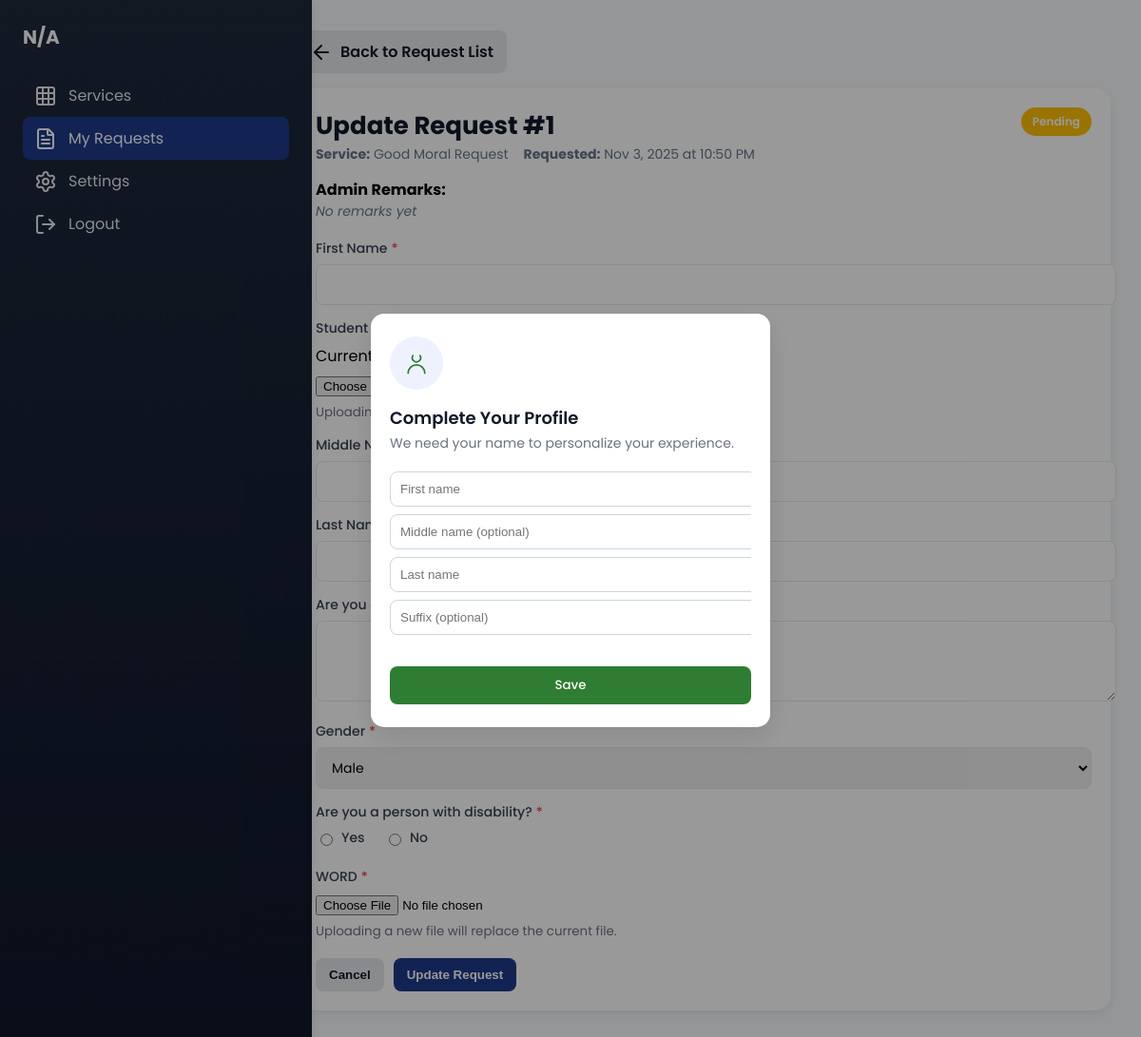
Screenshot of /request_update.php?request_id=1 (signed in) with the database file from the repository.
### tables this page shows
CREATE TABLE `services_requests` (
  `request_id` int(11) NOT NULL,
  `service_id` int(11) NOT NULL,
  `user_id` bigint(20) UNSIGNED NOT NULL,
  `status_id` int(11) NOT NULL DEFAULT 1,
  `admin_remarks` text DEFAULT NULL,
  `can_update` tinyint(1) NOT NULL DEFAULT 0,
  `requested_at` timestamp NULL DEFAULT current_timestamp()
);

CREATE TABLE `services_list` (
  `service_id` int(11) NOT NULL,
  `name` varchar(255) NOT NULL,
  `description` text DEFAULT NULL,
  `icon` text DEFAULT NULL,
  `button_text` text DEFAULT NULL,
  `is_active` tinyint(1) NOT NULL DEFAULT 1
);

CREATE TABLE `services_request_statuses` (
  `status_id` int(11) NOT NULL,
  `status_name` varchar(100) NOT NULL,
  `description` varchar(255) DEFAULT NULL,
  `color_hex` varchar(7) NOT NULL
);

CREATE TABLE `services_fields` (
  `field_id` int(11) NOT NULL,
  `service_id` int(11) NOT NULL,
  `label` varchar(255) NOT NULL,
  `field_type` varchar(250) NOT NULL,
  `is_required` tinyint(1) NOT NULL DEFAULT 1,
  `display_order` int(11) NOT NULL,
  `allowed_file_types` varchar(255) DEFAULT NULL,
  `visible_when_value` varchar(255) DEFAULT NULL,
  `visible_when_option_id` int(11) DEFAULT NULL,
  `max_file_size_mb` int(11) DEFAULT NULL
);

CREATE TABLE `services_field_options` (
  `option_id` int(11) NOT NULL,
  `field_id` int(11) NOT NULL,
  `option_label` varchar(255) NOT NULL,
  `option_value` varchar(255) NOT NULL,
  `display_order` int(11) NOT NULL DEFAULT 0
);

### request_update.php (the view, shortened to what this page needs)
<?php
require_once 'connection/main_connection.php';
$request_id = isset($_GET['request_id']) ? intval($_GET['request_id']) : 0;
$user_id = intval($_SESSION['user_id']);
$request = null;
try {
    $stmt = $conn->prepare("SELECT sr.request_id, sr.service_id, sr.requested_at, sr.admin_remarks, sl.name AS service_name, srs.status_name, srs.color_hex
                            FROM services_requests sr
                            JOIN services_list sl ON sr.service_id = sl.service_id
                            JOIN services_request_statuses srs ON sr.status_id = srs.status_id
                            WHERE sr.request_id = ? AND sr.user_id = ?");
    $stmt->bind_param('ii', $request_id, $user_id);
    $stmt->execute();
    $res = $stmt->get_result();
    $request = $res->fetch_assoc();
    $service_id = intval($request['service_id']);
    $fields = [];
    $stmtF = $conn->prepare("SELECT field_id, label, field_type, is_required, display_order, visible_when_option_id FROM services_fields WHERE service_id = ? ORDER BY display_order ASC");
    $stmtF->bind_param('i', $service_id);
    $stmtF->execute();
    $resF = $stmtF->get_result();
    while ($row = $resF->fetch_assoc()) {
        $fields[] = $row;
    }
    $options = [];
    $stmtO = $conn->prepare("SELECT option_id, field_id, option_value, option_label FROM services_field_options WHERE field_id IN (SELECT field_id FROM services_fields WHERE service_id = ?)");
    $stmtO->bind_param('i', $service_id);
    $stmtO->execute();
    $resO = $stmtO->get_result();
    while ($row = $resO->fetch_assoc()) {
        $fid = intval($row['field_id']);
        if (!isset($options[$fid])) $options[$fid] = [];
        $options[$fid][] = $row;
    }
    $answers = [];
    $stmtA = $conn->prepare("SELECT field_id, answer_value FROM services_answers WHERE request_id = ?");
    $stmtA->bind_param('i', $request_id);
    $stmtA->execute();
    $resA = $stmtA->get_result();
    while ($row = $resA->fetch_assoc()) {
        $answers[intval($row['field_id'])] = $row['answer_value'];
    }
} catch (Exception $e) {
    error_log('Error loading request update: ' . $e->getMessage());
    header('Location: error.php?type=db');
    exit;
}
?>
<!DOCTYPE html>
<html lang="en">
<head>
</head>
<body>
    <aside class="sidebar">
        <div class="sidebar-header">
            <h2 class="user-fullname"><i data-lucide="graduation-cap"></i> Student Success Office</h2>
        </div>
        <nav>
            <ul class="sidebar-nav">
                <li><a href="home.php"><i data-lucide="grid-3x3"></i> Services</a></li>
                <li><a href="requests.php" class="active"><i data-lucide="file-text"></i> My Requests</a></li>
                <li><a href="settings.php"><i data-lucide="settings"></i> Settings</a></li>
                <li><a href="login.php"><i data-lucide="log-out"></i> Logout</a></li>
            </ul>
        </nav>
    </aside>
    <main class="main-content">
        <div class="container">
            <a href="requests.php" class="btn btn-secondary" style="text-decoration:none; display:inline-flex; align-items:center; gap:8px;"> <i data-lucide="arrow-left"></i> Back to Request List</a>
            <div class="card" style="margin-top: 16px;">
                <div class="header" style="display:flex; justify-content:space-between; align-items:flex-start;">
                    <div>
                        <h1>Update Request #<?php echo htmlspecialchars($request['request_id']); ?></h1>
                        <div class="meta">
                            <div><strong>Service:</strong> <?php echo htmlspecialchars($request['service_name']); ?></div>
                            <div><strong>Requested:</strong> <?php echo date('M j, Y \a\t g:i A', strtotime($request['requested_at'])); ?></div>
                        </div>
                    </div>
                    <div>
                        <span class="status-badge" style="background: <?php echo htmlspecialchars($request['color_hex']); ?>;"><?php echo htmlspecialchars($request['status_name']); ?></span>
                    </div>
                </div>
                <div style="margin-top: 14px;">
                    <strong>Admin Remarks:</strong>
                    <?php if (!empty($request['admin_remarks'])): ?>
                        <div class="remarks"><?php echo nl2br(htmlspecialchars($request['admin_remarks'])); ?></div>
                    <?php else: ?>
                        <div class="remarks empty">No remarks yet</div>
                    <?php endif; ?>
                </div>
                <form id="updateForm" method="POST" action="api/update-service-request.php" enctype="multipart/form-data" style="margin-top:18px;">
                    <?php foreach ($fields as $f): ?>
                        <?php
                        $fid = intval($f['field_id']);
                        $label = $f['label'];
                        $type = $f['field_type'];
                        $required = intval($f['is_required']) === 1;
                        $name = 'field-' . $fid;
                        $current = isset($answers[$fid]) ? $answers[$fid] : '';
                        $visibleOptionId = isset($f['visible_when_option_id']) ? intval($f['visible_when_option_id']) : null;
                        ?>
                        <div class="form-row" id="field-container-field-<?php echo $fid; ?>" data-visible-when-option-id="<?php echo $visibleOptionId ? htmlspecialchars($visibleOptionId) : ''; ?>" style="position: relative; display: <?php echo $visibleOptionId ? 'none' : 'block'; ?>;">
                            <label><?php echo htmlspecialchars($label); ?><?php if ($required): ?><span style="color:#ef4444; margin-left:4px;">*</span><?php endif; ?></label>
                            <?php if ($type === 'textarea'): ?>
                                <textarea name="<?php echo $name; ?>" rows="3" <?php echo $required ? 'required' : ''; ?>><?php echo htmlspecialchars($current); ?></textarea>
                            <?php elseif ($type === 'date'): ?>
                                <input type="date" name="<?php echo $name; ?>" value="<?php echo htmlspecialchars($current); ?>" <?php echo $required ? 'required' : ''; ?> />
                            <?php elseif ($type === 'select'): ?>
                                <select name="<?php echo $name; ?>" <?php echo $required ? 'required' : ''; ?>>
                                    <?php foreach (($options[$fid] ?? []) as $opt): ?>
                                        <?php $selected = ($current === $opt['option_value']) ? 'selected' : ''; ?>
                                        <option value="<?php echo htmlspecialchars($opt['option_value']); ?>" data-option-id="<?php echo htmlspecialchars($opt['option_id']); ?>" <?php echo $selected; ?>><?php echo htmlspecialchars($opt['option_label']); ?></option>
                                    <?php endforeach; ?>
                                </select>
                            <?php elseif ($type === 'radio'): ?>
                                <div>
                                    <?php foreach (($options[$fid] ?? []) as $opt): ?>
                                        <?php $checked = ($current === $opt['option_value']) ? 'checked' : ''; ?>
                                        <label style="display:inline-flex; align-items:center; gap:6px; margin-right:16px;">
                                            <input type="radio" name="<?php echo $name; ?>" value="<?php echo htmlspecialchars($opt['option_value']); ?>" data-option-id="<?php echo htmlspecialchars($opt['option_id']); ?>" <?php echo $checked; ?> <?php echo $required ? 'required' : ''; ?> />
                                            <?php echo htmlspecialchars($opt['option_label']); ?>
                                        </label>
                                    <?php endforeach; ?>
                                </div>
                            <?php elseif ($type === 'file'): ?>
                                <?php if ($current): ?>
                                    <div style="margin-bottom:6px;">Current: <a href="<?php echo htmlspecialchars($current); ?>" target="_blank" rel="noopener" style="color: var(--primary); text-decoration: none;"><?php echo htmlspecialchars(basename($current)); ?></a></div>
                                <?php endif; ?>
                                <input type="file" name="<?php echo $name; ?>" accept="*/*" />
                                <small style="display:block; color:#6b7280; margin-top:6px;">Uploading a new file will replace the current file.</small>
                            <?php else: ?>
                                <input type="text" name="<?php echo $name; ?>" value="<?php echo htmlspecialchars($current); ?>" <?php echo $required ? 'required' : ''; ?> />
                            <?php endif; ?>
                        </div>
                    <?php endforeach; ?>
                    <div class="button-group">
                        <button type="button" class="btn btn-secondary" onclick="window.location.href='request_view.php?request_id=<?php echo htmlspecialchars($request_id); ?>'">Cancel</button>
                        <button type="submit" class="btn btn-primary" id="updateBtn">Update Request</button>
                    </div>
                </form>
            </div>
        </div>
    </main>
    <?php include 'includes/modal.php'; ?>
</body>
</html>

### request_update.php (style rules this page uses)
:root { --primary: #1E3A8A; --on-primary: #fff; --background: #f8fafc; --surface: #fff; --on-surface: #64748b; --on-background: #0f172a; --elevation-1: 0 4px 12px rgba(0, 0, 0, 0.08); }
body { font-family: 'Poppins', sans-serif; background: var(--background); margin: 0; }
.sidebar { position: fixed; left: 0; top: 0; bottom: 0; width: 280px; background: linear-gradient(180deg, #1E293B 0%, #0F172A 100%); color: #fff; box-shadow: var(--elevation-1); padding: 24px; }
.sidebar-header h2 { margin: 0; font-size: 20px; display: flex; align-items: center; gap: 10px; }
.sidebar-nav { list-style: none; padding: 0; margin: 24px 0 0 0; }
.sidebar-nav a { display: flex; align-items: center; gap: 12px; color: #fff; text-decoration: none; padding: 10px 12px; border-radius: 8px; opacity: .9; }
.sidebar-nav a.active { background: var(--primary); color: var(--on-primary); opacity: 1; }
.main-content { margin-left: 280px; padding: 32px; min-height: 100vh; }
.container { max-width: 1100px; margin: 0 auto; }
.card { background: var(--surface); border-radius: 16px; box-shadow: var(--elevation-1); padding: 20px; }
.header h1 { margin: 0; font-size: 26px; color: var(--on-background); }
.meta { display: flex; gap: 16px; align-items: center; color: var(--on-surface); font-size: 14px; }
.form-row { margin-top: 14px; }
.form-row label { display: block; margin-bottom: 6px; font-weight: 500; color: #374151; font-size: 14px; }
.form-row input[type=text], .form-row input[type=date], .form-row textarea, .form-row select { width: 100%; padding: 10px 12px; border: 1px solid #e5e7eb; border-radius: 8px; font-size: 14px; font-family: 'Poppins', sans-serif; }
.button-group { margin-top: 18px; display: flex; gap: 10px; }
.btn { padding: 10px 14px; border: none; border-radius: 8px; font-weight: 600; cursor: pointer; }
.btn-primary { background: var(--primary); color: var(--on-primary); }
.btn-secondary { background: #e5e7eb; color: #111827; }
.status-badge { display: inline-flex; align-items: center; padding: 6px 12px; border-radius: 20px; font-size: 12px; font-weight: 600; color: #fff; }
.remarks { color: var(--on-surface); font-size: 14px; line-height: 1.5; }
.empty { color: var(--on-surface); font-style: italic; }

### includes/modal.php (style rules this page uses)
:root { --bg: #f6f8fb; --card: #ffffff; --muted: #6b7280; --accent: #2E7D32; --cancel: #e5e7eb; --text: #111827; }

### rows the page displays
services_requests: request_id "1", service.name "Good Moral Request", requested_at "Nov 3, 2025 at 10:50 PM", status.status_name "Pending"
services_fields: label "First Name"
services_fields: label "Student ID"
services_fields: label "Middle Name"
services_fields: label "Last Name"
services_fields: label "Are you…"
services_fields: label "Gender"
services_fields: label "Are you a person with disability?", is_required "☐ Yes", is_required "☐ No"
services_field_options: option_label "Yes"
services_field_options: option_label "No"
services_fields: label "WORD"

### other values shown
form field value "Male"
